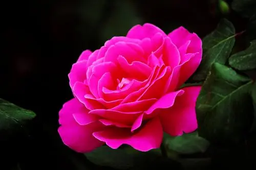
#> input picture 1/flower.png, 256 x 170 px, shrunk from 500 x 333 before the run, found by its file name
$ python 2.3.1.py
#> lines starting #> are read from the running program, lines starting #| are printed output that depends on the picture; after the words box and inside, x2 and y2 are one past the last pixel; in counts of white or black regions, pixels touching at a corner belong together
"""二值饱和度分割"""
from matplotlib import pyplot as plt
from skimage import io
import numpy as np
import sys
import math

image = image = io.imread(fname='flower.png')
#> image is the input picture: shape (170, 256, 3); mean R, G, B 75.9, 14.2, 42
image_hsi = np.zeros(image.shape, dtype='uint8')


def rgb_hsi(r1, g1, b1):
    """将RGB元素转换为HSI元素"""
    r2 = r1 / 255
    g2 = g1 / 255
    b2 = b1 / 255
    i1 = (r2 + g2 + b2) / 3
    if (r2 + g2 + b2) == 0:
        s1 = 0
    else:
        s1 = 1 - (3 * min(r2, g2, b2) / (r2 + g2 + b2))
    num = ((r2 - g2) + (r2 - b2)) / 2
    den = ((r2 - g2) * (r2 - g2) + (r2 - b2) * (g2 - b2)) ** 0.5
    if g2 >= b2:
        if den == 0:
            den = sys.float_info.min
        h1 = math.acos(num / den)
    elif g2 < b2:
        if den == 0:
            den = sys.float_info.min
        h1 = (2 * math.pi) - math.acos(num / den)
    return int(h1*10), int(s1 * 100), int(i1 * 255)


# 将图像从RGB转换为HSI
for ii in range(image.shape[0]):
    for jj in range(image.shape[1]):
        r, g, b = image[ii, jj, :]
        h, s, i = rgb_hsi(r, g, b)
        image_hsi[ii, jj, :] = (h, s, i)
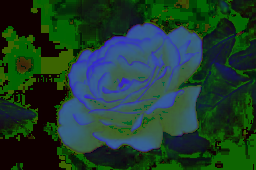
#> image_hsi: shape (170, 256, 3); mean R, G, B 29, 62.3, 43.7

# 读取HSI的值
H = image_hsi[:, :, 0]
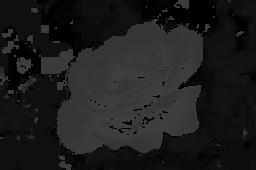
#> H: shape (170, 256); min 0, max 62, mean 29
S = image_hsi[:, :, 1]
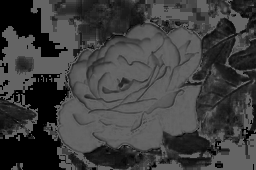
#> S: shape (170, 256); min 0, max 100, mean 62.3
I1 = image_hsi[:, :, 2]
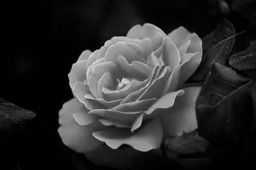
#> I1: shape (170, 256); min 0, max 213, mean 43.7

# 生成二值饱和度模板
S_template = np.zeros(S.shape, dtype='uint8')
for i in range(S.shape[0]):
    for j in range(S.shape[1]):
        if S[i, j] > 0.8 * S.max():
            S_template[i, j] = 1
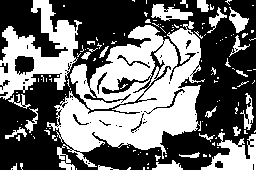
#> S_template: shape (170, 256); values 0 (black) and 1 (white), 43.8% white; 138 white regions (112 under 20 px), largest, box (x1, y1, x2, y2) and area: (47, 21, 205, 170) 11760, (0, 0, 82, 100) 3477, (201, 132, 256, 170) 1070
print('模板生成')
# 将色调图像与模板相乘得到分割结果
F = np.zeros(H.shape, dtype='uint8')
for i in range(F.shape[0]):
    for j in range(F.shape[1]):
        F[i, j] = S_template[i, j] * H[i, j]
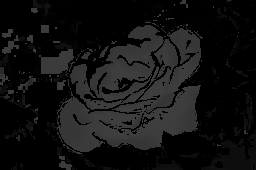
#> F: shape (170, 256); min 0, max 62, mean 18
print('分割完成')

# 显示分割后的图片
plt.figure()
plt.axis('off')
plt.imshow(F, cmap='gray')
plt.show()
